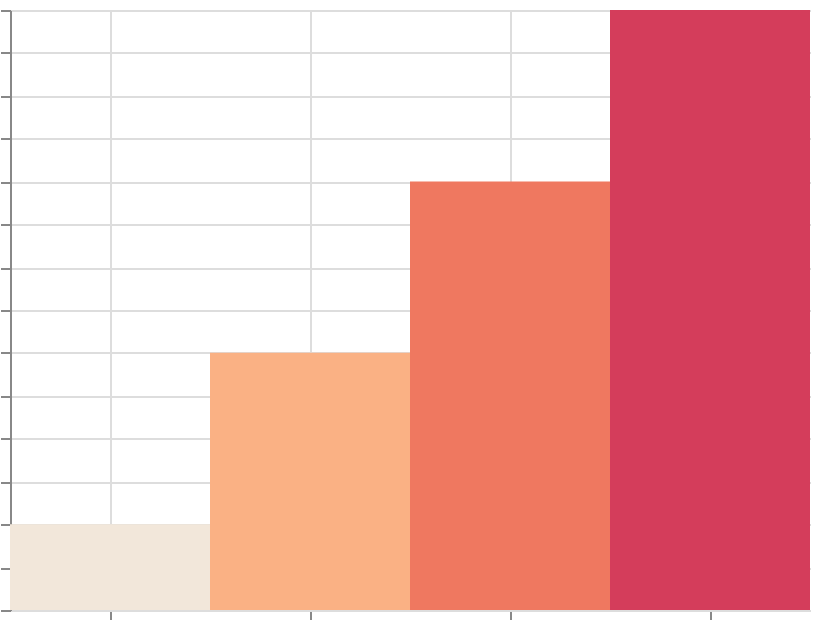

Write the Vega-Lite specification saved for this chart.
### Vega specification from a JSON file in a GitHub repository (floating-point values rounded to 4 significant figures)
{"$schema": "https://vega.github.io/schema/vega/v6.json", "width": 400, "height": 300, "padding": 5, "autosize": "none", "data": [{"name": "table", "values": [{"cat": "A", "val": 10}, {"cat": "B", "val": 30}, {"cat": "C", "val": 50}, {"cat": "D", "val": 70}]}], "scales": [{"name": "x", "type": "band", "domain": {"data": "table", "field": "cat", "sort": true}, "range": "width"}, {"name": "y", "type": "linear", "domain": {"data": "table", "field": "val"}, "range": [{"signal": "height"}, 0], "zero": true, "nice": true}, {"name": "color", "type": "linear", "domain": {"data": "table", "field": "val"}, "range": {"scheme": "lightorange"}}], "marks": [{"type": "rect", "from": {"data": "table"}, "encode": {"update": {"x": {"scale": "x", "field": "cat"}, "width": {"scale": "x", "band": 1}, "y": {"scale": "y", "field": "val"}, "y2": {"scale": "y", "value": 0}, "fill": {"scale": "color", "field": "val"}}}}], "axes": [{"scale": "x", "orient": "bottom", "grid": true, "labels": false}, {"scale": "y", "orient": "left", "grid": true, "labels": false}], "legends": [{"fill": "color"}]}
